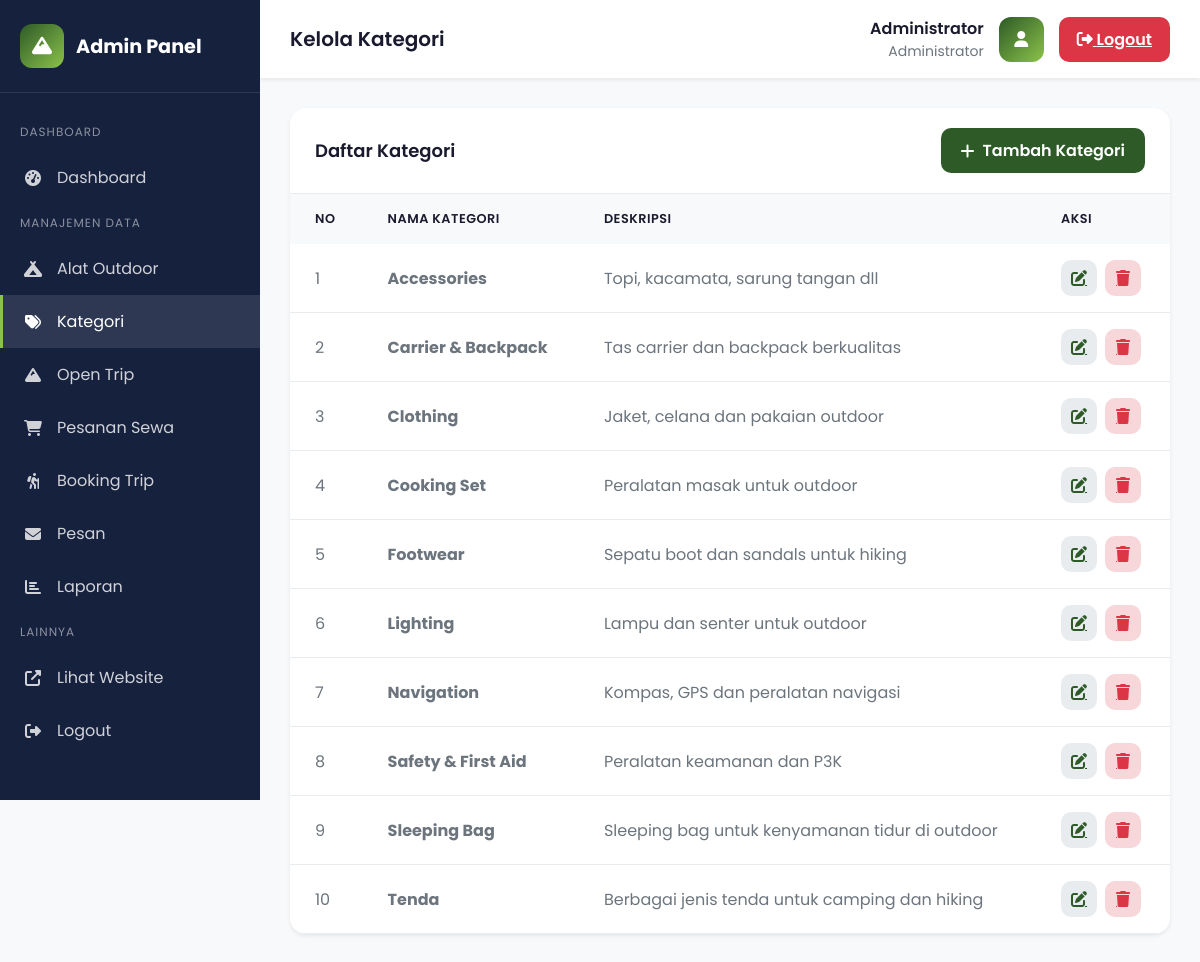
Page /admin/categories/index.php (signed in) on the committed database.
### tables this page shows
CREATE TABLE IF NOT EXISTS categories (
    id INT PRIMARY KEY AUTO_INCREMENT,
    nama_kategori VARCHAR(100) NOT NULL,
    deskripsi TEXT,
    gambar VARCHAR(255),
    created_at TIMESTAMP DEFAULT CURRENT_TIMESTAMP
);

### config/functions.php (called while the page is built, shortened)
<?php
require_once 'database.php';
function getAllCategories()
{
    global $conn;
    $result = $conn->query("SELECT * FROM categories ORDER BY nama_kategori ASC");
    return $result->fetch_all(MYSQLI_ASSOC);
}

### admin/categories/index.php (the view, shortened to what this page needs)
<?php
require_once '../../config/functions.php';
$categories = getAllCategories();
?>
<!DOCTYPE html>
<html lang="id">
<head>
    <link rel="stylesheet" href="https://cdnjs.cloudflare.com/ajax/libs/font-awesome/6.4.0/css/all.min.css">
</head>
<body>
    <aside class="sidebar">
        <div class="sidebar-brand">
            <div class="logo-icon"><i class="fas fa-mountain"></i></div>
            <span>Admin Panel</span>
        </div>
        <nav class="sidebar-menu">
            <div class="menu-section">Dashboard</div>
            <a href="../index.php" class="menu-item"><i class="fas fa-tachometer-alt"></i><span>Dashboard</span></a>
            <div class="menu-section">Manajemen Data</div>
            <a href="../products/index.php" class="menu-item"><i class="fas fa-campground"></i><span>Alat
                    Outdoor</span></a>
            <a href="index.php" class="menu-item active"><i class="fas fa-tags"></i><span>Kategori</span></a>
            <a href="../trips/index.php" class="menu-item"><i class="fas fa-mountain"></i><span>Open Trip</span></a>
            <a href="../orders/index.php" class="menu-item"><i class="fas fa-shopping-cart"></i><span>Pesanan
                    Sewa</span></a>
            <a href="../trips/bookings/index.php" class="menu-item"><i class="fas fa-hiking"></i><span>Booking
                    Trip</span></a>
            <a href="../messages/index.php" class="menu-item"><i class="fas fa-envelope"></i><span>Pesan</span></a>
            <a href="../reports/index.php" class="menu-item"><i class="fas fa-chart-bar"></i><span>Laporan</span></a>
            <div class="menu-section">Lainnya</div>
            <a href="../../index.php" class="menu-item" target="_blank"><i
                    class="fas fa-external-link-alt"></i><span>Lihat Website</span></a>
            <a href="../logout.php" class="menu-item"><i class="fas fa-sign-out-alt"></i><span>Logout</span></a>
        </nav>
    </aside>
    <main class="main-content">
        <header class="admin-header">
            <h1 class="header-title">Kelola Kategori</h1>
            <div class="header-user">
                <div class="user-info">
                    <div class="user-name"><?= $_SESSION['admin_nama'] ?></div>
                    <div class="user-role">Administrator</div>
                </div>
                <div class="user-avatar"><i class="fas fa-user"></i></div>
                <a href="../logout.php" class="btn-logout"><i class="fas fa-sign-out-alt"></i> Logout</a>
            </div>
        </header>
        <div class="content">
            <div class="card">
                <div class="card-header">
                    <h2 class="card-title">Daftar Kategori</h2>
                    <a href="add.php" class="btn-add"><i class="fas fa-plus"></i> Tambah Kategori</a>
                </div>
                <?php if (count($categories) > 0): ?>
                    <table class="table">
                        <thead>
                            <tr>
                                <th>No</th>
                                <th>Nama Kategori</th>
                                <th>Deskripsi</th>
                                <th>Aksi</th>
                            </tr>
                        </thead>
                        <tbody>
                            <?php foreach ($categories as $index => $cat): ?>
                                <tr>
                                    <td><?= $index + 1 ?></td>
                                    <td><strong><?= $cat['nama_kategori'] ?></strong></td>
                                    <td><?= $cat['deskripsi'] ?></td>
                                    <td>
                                        <div class="action-btns">
                                            <a href="edit.php?id=<?= $cat['id'] ?>" class="btn-action btn-edit" title="Edit"><i
                                                    class="fas fa-edit"></i></a>
                                            <a href="index.php?delete=<?= $cat['id'] ?>" class="btn-action btn-delete"
                                                title="Hapus" onclick="return confirm('Yakin hapus kategori ini?')"><i
                                                    class="fas fa-trash"></i></a>
                                        </div>
                                    </td>
                                </tr>
                            <?php endforeach; ?>
                        </tbody>
                    </table>
                <?php endif; ?>
            </div>
        </div>
    </main>
</body>
</html>

### admin/categories/index.php (style rules this page uses)
:root { --primary: #2d5a27; --primary-dark: #1e3d1a; --primary-light: #4a7c44; --primary-accent: #8bc34a; --dark: #1a1a2e; --dark-secondary: #16213e; --white: #ffffff; --gray-100: #f8f9fa; --gray-200: #e9ecef; --gray-600: #6c757d; --danger: #dc3545; --success: #28a745; --shadow: 0 0.125rem 0.25rem rgba(0, 0, 0, 0.075); }
* { margin: 0; padding: 0; box-sizing: border-box; }
body { font-family: 'Poppins', -apple-system, BlinkMacSystemFont, sans-serif; background: var(--gray-100); min-height: 100vh; }
.sidebar { position: fixed; top: 0; left: 0; width: 260px; height: 100vh; background: var(--dark-secondary); color: var(--white); z-index: 100; }
.sidebar-brand { padding: 24px 20px; display: flex; align-items: center; gap: 12px; border-bottom: 1px solid rgba(255, 255, 255, 0.1); }
.sidebar-brand .logo-icon { width: 44px; height: 44px; background: linear-gradient(135deg, var(--primary), var(--primary-accent)); border-radius: 12px; display: flex; align-items: center; justify-content: center; font-size: 1.25rem; }
.sidebar-brand span { font-size: 1.2rem; font-weight: 700; }
.sidebar-menu { padding: 20px 0; }
.menu-section { padding: 10px 20px; font-size: 0.75rem; text-transform: uppercase; color: rgba(255, 255, 255, 0.5); letter-spacing: 1px; }
.menu-item { padding: 14px 20px; display: flex; align-items: center; gap: 14px; color: rgba(255, 255, 255, 0.8); text-decoration: none; transition: all 0.3s; border-left: 3px solid transparent; }
.menu-item:hover, .menu-item.active { background: rgba(255, 255, 255, 0.1); color: var(--white); border-left-color: var(--primary-accent); }
.menu-item i { width: 20px; text-align: center; }
.main-content { margin-left: 260px; min-height: 100vh; }
.admin-header { background: var(--white); padding: 16px 30px; display: flex; justify-content: space-between; align-items: center; box-shadow: var(--shadow); }
.header-title { font-size: 1.25rem; font-weight: 600; color: var(--dark); }
.header-user { display: flex; align-items: center; gap: 15px; }
.user-info { text-align: right; }
.user-name { font-weight: 600; color: var(--dark); }
.user-role { font-size: 0.875rem; color: var(--gray-600); }
.user-avatar { width: 45px; height: 45px; background: linear-gradient(135deg, var(--primary), var(--primary-accent)); border-radius: 12px; display: flex; align-items: center; justify-content: center; color: var(--white); }
.btn-logout { padding: 10px 18px; background: var(--danger); color: var(--white); border: none; border-radius: 10px; cursor: pointer; font-weight: 600; }
.content { padding: 30px; }
.card { background: var(--white); border-radius: 16px; box-shadow: var(--shadow); overflow: hidden; }
.card-header { padding: 20px 25px; border-bottom: 1px solid var(--gray-200); display: flex; justify-content: space-between; align-items: center; }
.card-title { font-size: 1.125rem; font-weight: 600; color: var(--dark); }
.btn-add { padding: 10px 20px; background: var(--primary); color: var(--white); border: none; border-radius: 10px; font-weight: 600; cursor: pointer; text-decoration: none; display: inline-flex; align-items: center; gap: 8px; }
.table { width: 100%; border-collapse: collapse; }
.table th, .table td { padding: 16px 25px; text-align: left; }
.table th { background: var(--gray-100); font-weight: 600; color: var(--dark); font-size: 0.8rem; text-transform: uppercase; letter-spacing: 0.5px; }
.table td { border-bottom: 1px solid var(--gray-200); color: var(--gray-600); }
.action-btns { display: flex; gap: 8px; }
.btn-action { width: 36px; height: 36px; border: none; border-radius: 10px; cursor: pointer; display: flex; align-items: center; justify-content: center; transition: all 0.3s; }
.btn-edit { background: var(--gray-200); color: var(--primary); }
.btn-delete { background: #f8d7da; color: var(--danger); }

### rows in the picture
categories: nama_kategori "Accessories", deskripsi "Topi, kacamata, sarung tangan dll"
categories: nama_kategori "Carrier & Backpack", deskripsi "Tas carrier dan backpack berkualitas"
categories: nama_kategori "Clothing", deskripsi "Jaket, celana dan pakaian outdoor"
categories: nama_kategori "Cooking Set", deskripsi "Peralatan masak untuk outdoor"
categories: nama_kategori "Footwear", deskripsi "Sepatu boot dan sandals untuk hiking"
categories: nama_kategori "Lighting", deskripsi "Lampu dan senter untuk outdoor"
categories: nama_kategori "Navigation", deskripsi "Kompas, GPS dan peralatan navigasi"
categories: nama_kategori "Safety & First Aid", deskripsi "Peralatan keamanan dan P3K"
categories: nama_kategori "Sleeping Bag", deskripsi "Sleeping bag untuk kenyamanan tidur di outdoor"
categories: nama_kategori "Tenda", deskripsi "Berbagai jenis tenda untuk camping dan hiking"

### other values in the picture
$_SESSION['admin_nama'] "Administrator"
